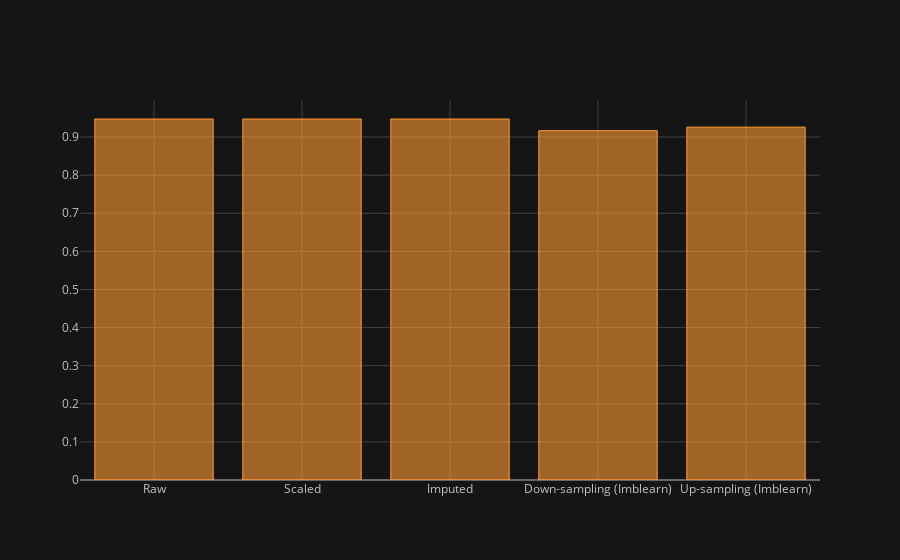

Notebook code for this chart:
### Markdown cell above
#### Run Algorithm

### Code cell
from sklearn.ensemble import RandomForestClassifier

classifier = RandomForestClassifier(criterion='entropy', n_estimators=50, verbose=0, n_jobs=-1)
compare_parameters(classifier)

### Figure 1 — Plotly figure (JSON) as saved in the notebook; plotly's stock layout.template omitted (floating-point values rounded to 4 significant figures)
{"data": [{"marker": {"color": "rgba(255, 153, 51, 0.6)", "line": {"color": "rgba(255, 153, 51, 1.0)", "width": 1}}, "name": "accuracy", "orientation": "v", "text": "", "x": ["Raw", "Scaled", "Imputed", "Down-sampling (Imblearn)", "Up-sampling (Imblearn)"], "y": [0.9474, 0.9474, 0.9474, 0.9167, 0.9259], "type": "bar"}], "layout": {"legend": {"bgcolor": "#151516", "font": {"color": "#D9D9D9"}}, "paper_bgcolor": "#151516", "plot_bgcolor": "#151516", "title": {"font": {"color": "#D9D9D9"}}, "xaxis": {"gridcolor": "#434343", "showgrid": true, "tickfont": {"color": "#C2C2C2"}, "title": {"font": {"color": "#D9D9D9"}, "text": ""}, "zerolinecolor": "#666570"}, "yaxis": {"gridcolor": "#434343", "showgrid": true, "tickfont": {"color": "#C2C2C2"}, "title": {"font": {"color": "#D9D9D9"}, "text": ""}, "zerolinecolor": "#666570"}}}
